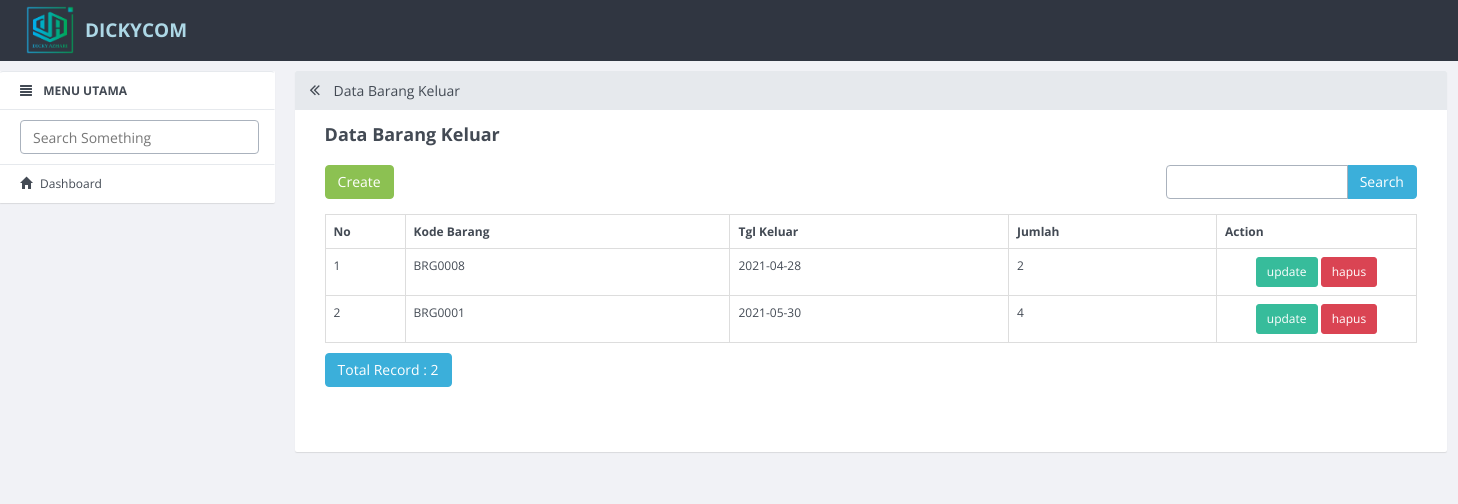
/index.php/barang_keluar, run on the app's committed database.
### tables this page shows
CREATE TABLE `barang_keluar` (
  `id_barang_keluar` int(11) NOT NULL,
  `kode_barang` varchar(20) DEFAULT NULL,
  `tgl_keluar` date DEFAULT NULL,
  `jumlah` int(11) DEFAULT NULL
);

### application/controllers/Barang_keluar.php (called while the page is built, shortened)
<?php
class Barang_keluar extends CI_Controller
{
    function __construct()
    {
        $this->load->model('Barang_keluar_model');
        $this->load->library('form_validation');
    }
    public function index()
    {
        $q = urldecode($this->input->get('q', TRUE));
        $start = intval($this->input->get('start'));
        if ($q <> '') {
            $config['base_url'] = base_url() . 'barang_keluar/index.html?q=' . urlencode($q);
            $config['first_url'] = base_url() . 'barang_keluar/index.html?q=' . urlencode($q);
        } else {
            $config['base_url'] = base_url() . 'barang_keluar/index.html';
            $config['first_url'] = base_url() . 'barang_keluar/index.html';
        }
        $config['per_page'] = 10;
        $config['page_query_string'] = TRUE;
        $config['total_rows'] = $this->Barang_keluar_model->total_rows($q);
        $barang_keluar = $this->Barang_keluar_model->get_limit_data($config['per_page'], $start, $q);
        $this->load->library('pagination');
        $this->pagination->initialize($config);
        $data = array(
            'barang_keluar_data' => $barang_keluar,
            'q' => $q,
            'pagination' => $this->pagination->create_links(),
            'total_rows' => $config['total_rows'],
            'start' => $start,
            'konten' => 'barang_keluar/barang_keluar_list',
            'judul' => 'Data Barang Keluar',
        );
        $this->load->view('v_index', $data);
    }
}

### index.php (called while the page is built, shortened)
<?php
require_once BASEPATH.'core/CodeIgniter.php';

### application/config/config.php (called while the page is built, shortened)
<?php
$config['base_url'] = "http://".$_SERVER['HTTP_HOST'];
$config['base_url'] .= preg_replace('@/+$@','',dirname($_SERVER['SCRIPT_NAME'])).'/';
$config['index_page'] = '';
$config['uri_protocol']	= 'REQUEST_URI';
$config['url_suffix'] = '.html';
$config['language']	= 'english';
$config['charset'] = 'UTF-8';
$config['enable_hooks'] = FALSE;
$config['subclass_prefix'] = 'MY_';
$config['composer_autoload'] = FALSE;
$config['permitted_uri_chars'] = 'a-z 0-9~%.:_\-';
$config['enable_query_strings'] = FALSE;
$config['controller_trigger'] = 'c';
$config['function_trigger'] = 'm';
$config['directory_trigger'] = 'd';
$config['allow_get_array'] = TRUE;
$config['log_threshold'] = 0;
$config['log_path'] = '';
$config['log_file_extension'] = '';
$config['log_file_permissions'] = 0644;
$config['log_date_format'] = 'Y-m-d H:i:s';
$config['error_views_path'] = '';
$config['cache_path'] = '';
$config['cache_query_string'] = FALSE;
$config['encryption_key'] = '';
$config['sess_driver'] = 'files';
$config['sess_cookie_name'] = 'ci_session';
$config['sess_expiration'] = 7200;
$config['sess_save_path'] = NULL;
$config['sess_match_ip'] = FALSE;
$config['sess_time_to_update'] = 300;
$config['sess_regenerate_destroy'] = FALSE;
$config['cookie_prefix']	= '';
$config['cookie_domain']	= '';
$config['cookie_path']		= '/';
$config['cookie_secure']	= FALSE;
$config['cookie_httponly'] 	= FALSE;
$config['standardize_newlines'] = FALSE;
$config['global_xss_filtering'] = FALSE;
$config['csrf_protection'] = FALSE;
$config['csrf_token_name'] = 'csrf_test_name';
$config['csrf_cookie_name'] = 'csrf_cookie_name';
$config['csrf_expire'] = 7200;
$config['csrf_regenerate'] = TRUE;
$config['csrf_exclude_uris'] = array();
$config['compress_output'] = FALSE;
$config['time_reference'] = 'local';
$config['rewrite_short_tags'] = FALSE;
$config['proxy_ips'] = '';

### application/models/Barang_keluar_model.php (called while the page is built, shortened)
<?php
class Barang_keluar_model extends CI_Model
{
    public $table = 'barang_keluar';
    public $id = 'id_barang_keluar';
    public $order = 'DESC';
    function total_rows($q = NULL) {
        $this->db->like('id_barang_keluar', $q);
	$this->db->or_like('kode_barang', $q);
	$this->db->or_like('tgl_keluar', $q);
	$this->db->or_like('jumlah', $q);
	$this->db->from($this->table);
        return $this->db->count_all_results();
    }
    function get_limit_data($limit, $start = 0, $q = NULL) {
        $this->db->order_by($this->id, $this->order);
        $this->db->like('id_barang_keluar', $q);
	$this->db->or_like('kode_barang', $q);
	$this->db->or_like('tgl_keluar', $q);
	$this->db->or_like('jumlah', $q);
	$this->db->limit($limit, $start);
        return $this->db->get($this->table)->result();
    }
}

### application/views/barang_keluar/barang_keluar_list.php (the view, shortened to what this page needs)
<div class="row" style="margin-bottom: 10px">
            <div class="col-md-4">
                <?php echo anchor(site_url('barang_keluar/create'),'Create', 'class="btn btn-success"'); ?>
            </div>
            <div class="col-md-4 text-center">
            </div>
            <div class="col-md-1 text-right">
            </div>
            <div class="col-md-3 text-right">
                <form action="<?php echo site_url('barang_keluar/index'); ?>" class="form-inline" method="get">
                    <div class="input-group">
                        <input type="text" class="form-control" name="q" value="<?php echo $q; ?>">
                        <span class="input-group-btn">
                          <button class="btn btn-primary" type="submit">Search</button>
                        </span>
                    </div>
                </form>
            </div>
        </div>
        <table class="table table-bordered" style="margin-bottom: 10px">
            <tr>
                <th>No</th>
        <th>Kode Barang</th>
        <th>Tgl Keluar</th>
        <th>Jumlah</th>
        <th>Action</th>
            </tr><?php
            foreach ($barang_keluar_data as $barang_keluar)
            {
                ?>
                <tr>
            <td width="80px"><?php echo ++$start ?></td>
            <td><?php echo $barang_keluar->kode_barang ?></td>
            <td><?php echo $barang_keluar->tgl_keluar ?></td>
            <td><?php echo $barang_keluar->jumlah ?></td>
            <td style="text-align:center" width="200px">
                <a href="barang_keluar/update/<?php echo $barang_keluar->id_barang_keluar ?>" class="btn btn-info btn-sm">update</a>
				<a href="barang_keluar/delete/<?php echo $barang_keluar->id_barang_keluar ?>" class="btn btn-danger btn-sm" onclick="javasciprt: return confirm('Are You Sure ?')">hapus</a>
            </td>
        </tr>
                <?php
            }
            ?>
        </table>
        <div class="row">
            <div class="col-md-6">
                <a href="#" class="btn btn-primary">Total Record : <?php echo $total_rows ?></a>
        </div>
            <div class="col-md-6 text-right">
            </div>
        </div>

### data on the page
barang_keluar: kode_barang "BRG0008", tgl_keluar "2021-04-28", jumlah "2"
barang_keluar: kode_barang "BRG0001", tgl_keluar "2021-05-30", jumlah "4"

### other printed values
$judul "Data Barang Keluar"
$total_rows "2"
